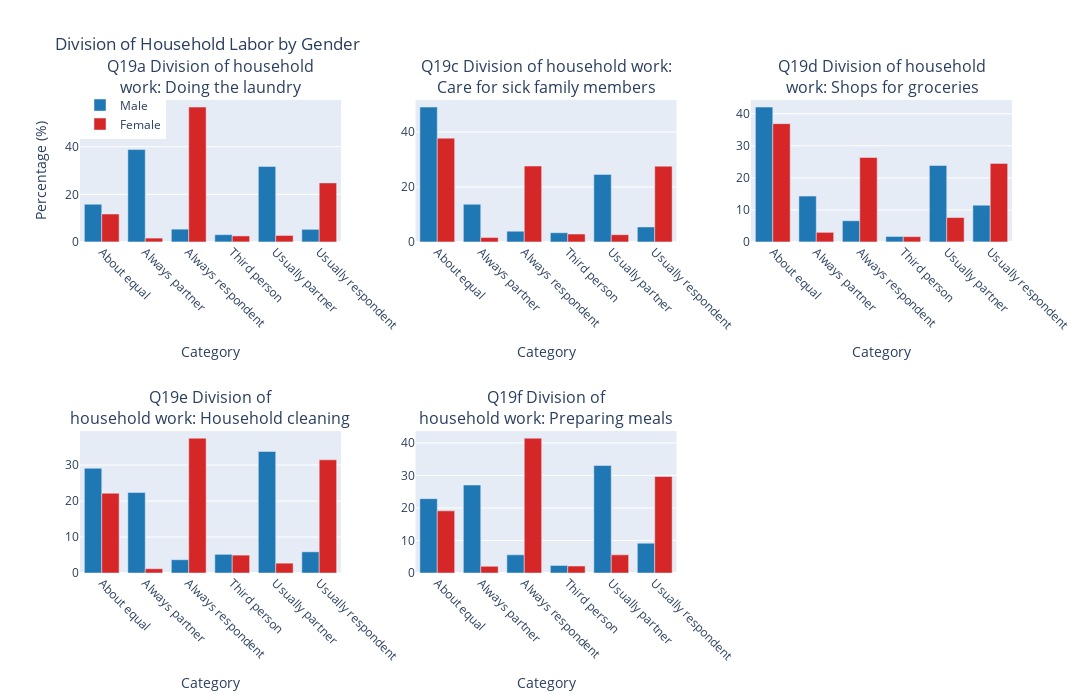

Notebook source saved alongside this figure:
### Markdown cell above
## 3. Bar Plots: Division of Household Labor by Gender

Grouped bar charts showing the distribution of household task division (laundry, care, groceries, cleaning, cooking) by gender (Male/Female) across all years.

### Code cell
div_vars = ['DIV_HH_LAUND', 'DIV_HH_CARE', 'DIV_HH_GROC', 'DIV_HH_CLEAN', 'DIV_HH_COOK']

bar_data = composite_data[
    (composite_data['sex'].isin(['Male', 'Female'])) &
    (composite_data[div_vars].notna().any(axis=1))
].copy()

subplot_titles = [format_title(cols_question_mapping.get(var, var)) for var in div_vars]
fig = make_subplots(
    rows=2, cols=3,
    subplot_titles=subplot_titles,
    horizontal_spacing=0.08,
    vertical_spacing=0.40
)

for idx, var in enumerate(div_vars):
    if idx < 3:
        row = 1
        col = idx + 1
    else:
        row = 2
        col = idx - 2
    
    var_data = bar_data[
        (bar_data[var].notna()) & 
        (~bar_data[var].astype(str).str.upper().isin(['NAP', 'N/A', 'NA']))
    ].copy()
    
    if len(var_data) == 0:
        continue
    
    counts = var_data.groupby(['sex', var]).size().reset_index(name='count')
    total_by_gender = var_data.groupby('sex').size().reset_index(name='total')
    counts = counts.merge(total_by_gender, on='sex')
    counts['percentage'] = (counts['count'] / counts['total']) * 100
    
    categories = sorted([c for c in counts[var].unique() 
                        if pd.notna(c) and str(c).upper() not in ['NAP', 'N/A', 'NA']])
    
    for sex in ['Male', 'Female']:
        sex_data = counts[counts['sex'] == sex]
        category_values = []
        for cat in categories:
            cat_data = sex_data[sex_data[var] == cat]
            if len(cat_data) > 0:
                category_values.append(cat_data['percentage'].values[0])
            else:
                category_values.append(0)
        
        fig.add_trace(
            go.Bar(
                x=categories,
                y=category_values,
                name=sex,
                showlegend=(idx == 0),  # Show legend only for first subplot
                marker_color='#1f77b4' if sex == 'Male' else '#d62728'
            ),
            row=row, col=col
        )
    
    fig.update_xaxes(title_text="Category", row=row, col=col, tickangle=45)
    if idx == 0:
        fig.update_yaxes(title_text="Percentage (%)", row=row, col=col)

fig.update_layout(
    title_text=format_title("Division of Household Labor by Gender"),
    height=700,
    width=2000,
    barmode='group',
    showlegend=True,
    legend=dict(yanchor="top", y=1.02, xanchor="left", x=0)
)

fig.write_html('images/interactive/bar_plot_div_hh_by_gender.html')
fig.write_image('images/static/bar_plot_div_hh_by_gender.png', width=2000, height=600, scale=2)

print("✓ Bar plots created")
print(f"✓ Saved: images/static/bar_plot_div_hh_by_gender.png")
print(f"✓ Saved: images/interactive/bar_plot_div_hh_by_gender.html")

fig.show()

### Figure 1 — Plotly figure (JSON) as saved in the notebook; plotly's stock layout.template omitted (floating-point values rounded to 4 significant figures)
{"data": [{"marker": {"color": "#1f77b4"}, "name": "Male", "showlegend": true, "type": "bar", "x": ["About equal", "Always partner", "Always respondent", "Third person", "Usually partner", "Usually respondent"], "xaxis": "x", "y": [15.83, 38.81, 5.352, 3.035, 31.71, 5.269], "yaxis": "y"}, {"marker": {"color": "#d62728"}, "name": "Female", "showlegend": true, "type": "bar", "x": ["About equal", "Always partner", "Always respondent", "Third person", "Usually partner", "Usually respondent"], "xaxis": "x", "y": [11.73, 1.607, 56.66, 2.509, 2.703, 24.8], "yaxis": "y"}, {"marker": {"color": "#1f77b4"}, "name": "Male", "showlegend": false, "type": "bar", "x": ["About equal", "Always partner", "Always respondent", "Third person", "Usually partner", "Usually respondent"], "xaxis": "x2", "y": [49.06, 13.7, 3.901, 3.327, 24.57, 5.436], "yaxis": "y2"}, {"marker": {"color": "#d62728"}, "name": "Female", "showlegend": false, "type": "bar", "x": ["About equal", "Always partner", "Always respondent", "Third person", "Usually partner", "Usually respondent"], "xaxis": "x2", "y": [37.76, 1.58, 27.61, 2.86, 2.623, 27.57], "yaxis": "y2"}, {"marker": {"color": "#1f77b4"}, "name": "Male", "showlegend": false, "type": "bar", "x": ["About equal", "Always partner", "Always respondent", "Third person", "Usually partner", "Usually respondent"], "xaxis": "x3", "y": [42.08, 14.31, 6.595, 1.695, 23.88, 11.44], "yaxis": "y3"}, {"marker": {"color": "#d62728"}, "name": "Female", "showlegend": false, "type": "bar", "x": ["About equal", "Always partner", "Always respondent", "Third person", "Usually partner", "Usually respondent"], "xaxis": "x3", "y": [36.91, 2.985, 26.36, 1.632, 7.606, 24.51], "yaxis": "y3"}, {"marker": {"color": "#1f77b4"}, "name": "Male", "showlegend": false, "type": "bar", "x": ["About equal", "Always partner", "Always respondent", "Third person", "Usually partner", "Usually respondent"], "xaxis": "x4", "y": [29.1, 22.36, 3.689, 5.187, 33.78, 5.884], "yaxis": "y4"}, {"marker": {"color": "#d62728"}, "name": "Female", "showlegend": false, "type": "bar", "x": ["About equal", "Always partner", "Always respondent", "Third person", "Usually partner", "Usually respondent"], "xaxis": "x4", "y": [22.17, 1.185, 37.47, 4.973, 2.739, 31.46], "yaxis": "y4"}, {"marker": {"color": "#1f77b4"}, "name": "Male", "showlegend": false, "type": "bar", "x": ["About equal", "Always partner", "Always respondent", "Third person", "Usually partner", "Usually respondent"], "xaxis": "x5", "y": [22.85, 27.05, 5.575, 2.328, 33.03, 9.17], "yaxis": "y5"}, {"marker": {"color": "#d62728"}, "name": "Female", "showlegend": false, "type": "bar", "x": ["About equal", "Always partner", "Always respondent", "Third person", "Usually partner", "Usually respondent"], "xaxis": "x5", "y": [19.11, 2.061, 41.44, 2.14, 5.576, 29.67], "yaxis": "y5"}], "layout": {"annotations": [{"font": {"size": 16}, "showarrow": false, "text": "Q19a Division of household<br>work: Doing the laundry", "x": 0.14, "xanchor": "center", "xref": "paper", "y": 1, "yanchor": "bottom", "yref": "paper"}, {"font": {"size": 16}, "showarrow": false, "text": "Q19c Division of household work:<br>Care for sick family members", "x": 0.5, "xanchor": "center", "xref": "paper", "y": 1, "yanchor": "bottom", "yref": "paper"}, {"font": {"size": 16}, "showarrow": false, "text": "Q19d Division of household<br>work: Shops for groceries", "x": 0.86, "xanchor": "center", "xref": "paper", "y": 1, "yanchor": "bottom", "yref": "paper"}, {"font": {"size": 16}, "showarrow": false, "text": "Q19e Division of<br>household work: Household cleaning", "x": 0.14, "xanchor": "center", "xref": "paper", "y": 0.3, "yanchor": "bottom", "yref": "paper"}, {"font": {"size": 16}, "showarrow": false, "text": "Q19f Division of<br>household work: Preparing meals", "x": 0.5, "xanchor": "center", "xref": "paper", "y": 0.3, "yanchor": "bottom", "yref": "paper"}], "barmode": "group", "height": 700, "legend": {"x": 0, "xanchor": "left", "y": 1.02, "yanchor": "top"}, "showlegend": true, "title": {"text": "Division of Household Labor by Gender"}, "width": 2000, "xaxis": {"anchor": "y", "domain": [0, 0.28], "tickangle": 45, "title": {"text": "Category"}}, "xaxis2": {"anchor": "y2", "domain": [0.36, 0.64], "tickangle": 45, "title": {"text": "Category"}}, "xaxis3": {"anchor": "y3", "domain": [0.72, 1], "tickangle": 45, "title": {"text": "Category"}}, "xaxis4": {"anchor": "y4", "domain": [0, 0.28], "tickangle": 45, "title": {"text": "Category"}}, "xaxis5": {"anchor": "y5", "domain": [0.36, 0.64], "tickangle": 45, "title": {"text": "Category"}}, "xaxis6": {"anchor": "y6", "domain": [0.72, 1]}, "yaxis": {"anchor": "x", "domain": [0.7, 1], "title": {"text": "Percentage (%)"}}, "yaxis2": {"anchor": "x2", "domain": [0.7, 1]}, "yaxis3": {"anchor": "x3", "domain": [0.7, 1]}, "yaxis4": {"anchor": "x4", "domain": [0, 0.3]}, "yaxis5": {"anchor": "x5", "domain": [0, 0.3]}, "yaxis6": {"anchor": "x6", "domain": [0, 0.3]}}}
